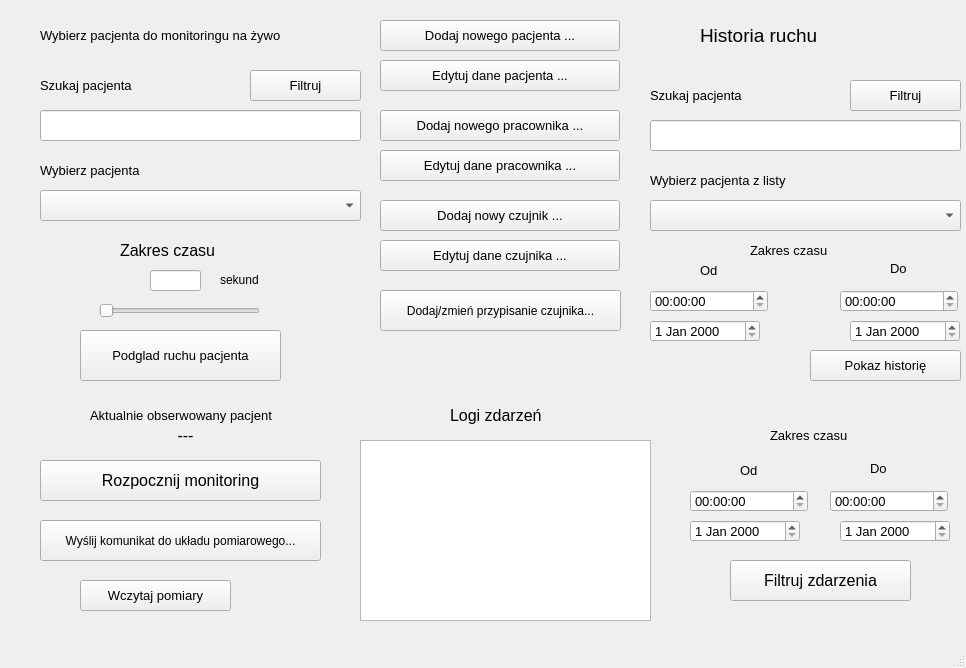
<?xml version="1.0" encoding="UTF-8"?>
<ui version="4.0">
 <class>MainWindow</class>
 <widget class="QMainWindow" name="MainWindow">
  <property name="geometry">
   <rect>
    <x>0</x>
    <y>0</y>
    <width>966</width>
    <height>668</height>
   </rect>
  </property>
  <property name="windowTitle">
   <string>MainWindow</string>
  </property>
  <widget class="QWidget" name="centralwidget">
   <widget class="QDateEdit" name="historyFromDateEdit">
    <property name="geometry">
     <rect>
      <x>650</x>
      <y>320</y>
      <width>110</width>
      <height>22</height>
     </rect>
    </property>
    <property name="font">
     <font>
      <pointsize>10</pointsize>
     </font>
    </property>
   </widget>
   <widget class="QTimeEdit" name="historyFromTimeEdit">
    <property name="geometry">
     <rect>
      <x>650</x>
      <y>290</y>
      <width>118</width>
      <height>22</height>
     </rect>
    </property>
    <property name="font">
     <font>
      <pointsize>10</pointsize>
     </font>
    </property>
   </widget>
   <widget class="QTimeEdit" name="historyToTimeEdit">
    <property name="geometry">
     <rect>
      <x>840</x>
      <y>290</y>
      <width>118</width>
      <height>22</height>
     </rect>
    </property>
    <property name="font">
     <font>
      <pointsize>10</pointsize>
     </font>
    </property>
   </widget>
   <widget class="QDateEdit" name="historyToDateEdit">
    <property name="geometry">
     <rect>
      <x>850</x>
      <y>320</y>
      <width>110</width>
      <height>22</height>
     </rect>
    </property>
    <property name="font">
     <font>
      <pointsize>10</pointsize>
     </font>
    </property>
   </widget>
   <widget class="QPushButton" name="showHistoryButton">
    <property name="geometry">
     <rect>
      <x>810</x>
      <y>350</y>
      <width>151</width>
      <height>31</height>
     </rect>
    </property>
    <property name="font">
     <font>
      <pointsize>10</pointsize>
     </font>
    </property>
    <property name="text">
     <string>Pokaz historię</string>
    </property>
   </widget>
   <widget class="QPushButton" name="newPatientButton">
    <property name="geometry">
     <rect>
      <x>380</x>
      <y>20</y>
      <width>240</width>
      <height>31</height>
     </rect>
    </property>
    <property name="font">
     <font>
      <pointsize>10</pointsize>
     </font>
    </property>
    <property name="text">
     <string>Dodaj nowego pacjenta ...</string>
    </property>
   </widget>
   <widget class="QComboBox" name="patientLiveComboBox">
    <property name="geometry">
     <rect>
      <x>40</x>
      <y>190</y>
      <width>321</width>
      <height>31</height>
     </rect>
    </property>
    <property name="font">
     <font>
      <pointsize>12</pointsize>
     </font>
    </property>
   </widget>
   <widget class="QLabel" name="choosePatientLabel">
    <property name="geometry">
     <rect>
      <x>40</x>
      <y>20</y>
      <width>321</width>
      <height>31</height>
     </rect>
    </property>
    <property name="font">
     <font>
      <pointsize>10</pointsize>
     </font>
    </property>
    <property name="text">
     <string>Wybierz pacjenta do monitoringu na żywo</string>
    </property>
   </widget>
   <widget class="QLabel" name="historyLabel">
    <property name="geometry">
     <rect>
      <x>700</x>
      <y>20</y>
      <width>161</width>
      <height>31</height>
     </rect>
    </property>
    <property name="font">
     <font>
      <pointsize>14</pointsize>
     </font>
    </property>
    <property name="text">
     <string>Historia ruchu</string>
    </property>
   </widget>
   <widget class="QPushButton" name="pushButtonObserve">
    <property name="geometry">
     <rect>
      <x>80</x>
      <y>330</y>
      <width>201</width>
      <height>51</height>
     </rect>
    </property>
    <property name="font">
     <font>
      <pointsize>10</pointsize>
     </font>
    </property>
    <property name="text">
     <string>Podglad ruchu pacjenta</string>
    </property>
   </widget>
   <widget class="QPushButton" name="editPatientButton">
    <property name="geometry">
     <rect>
      <x>380</x>
      <y>60</y>
      <width>240</width>
      <height>31</height>
     </rect>
    </property>
    <property name="font">
     <font>
      <pointsize>10</pointsize>
     </font>
    </property>
    <property name="text">
     <string>Edytuj dane pacjenta ...</string>
    </property>
   </widget>
   <widget class="QPushButton" name="newUserButton">
    <property name="geometry">
     <rect>
      <x>380</x>
      <y>110</y>
      <width>240</width>
      <height>31</height>
     </rect>
    </property>
    <property name="font">
     <font>
      <pointsize>10</pointsize>
     </font>
    </property>
    <property name="text">
     <string>Dodaj nowego pracownika ...</string>
    </property>
   </widget>
   <widget class="QPushButton" name="editUserButton">
    <property name="geometry">
     <rect>
      <x>380</x>
      <y>150</y>
      <width>240</width>
      <height>31</height>
     </rect>
    </property>
    <property name="font">
     <font>
      <pointsize>10</pointsize>
     </font>
    </property>
    <property name="text">
     <string>Edytuj dane pracownika ...</string>
    </property>
   </widget>
   <widget class="QLabel" name="logsLabel">
    <property name="geometry">
     <rect>
      <x>450</x>
      <y>400</y>
      <width>121</width>
      <height>31</height>
     </rect>
    </property>
    <property name="font">
     <font>
      <pointsize>12</pointsize>
     </font>
    </property>
    <property name="text">
     <string>Logi zdarzeń</string>
    </property>
   </widget>
   <widget class="QLabel" name="label_6">
    <property name="geometry">
     <rect>
      <x>740</x>
      <y>460</y>
      <width>21</width>
      <height>20</height>
     </rect>
    </property>
    <property name="font">
     <font>
      <pointsize>10</pointsize>
     </font>
    </property>
    <property name="text">
     <string>Od</string>
    </property>
   </widget>
   <widget class="QTimeEdit" name="timeEdit_3">
    <property name="geometry">
     <rect>
      <x>830</x>
      <y>490</y>
      <width>118</width>
      <height>22</height>
     </rect>
    </property>
    <property name="font">
     <font>
      <pointsize>10</pointsize>
     </font>
    </property>
   </widget>
   <widget class="QTimeEdit" name="timeEdit_4">
    <property name="geometry">
     <rect>
      <x>690</x>
      <y>490</y>
      <width>118</width>
      <height>22</height>
     </rect>
    </property>
    <property name="font">
     <font>
      <pointsize>10</pointsize>
     </font>
    </property>
   </widget>
   <widget class="QDateEdit" name="dateEdit_3">
    <property name="geometry">
     <rect>
      <x>840</x>
      <y>520</y>
      <width>110</width>
      <height>22</height>
     </rect>
    </property>
    <property name="font">
     <font>
      <pointsize>10</pointsize>
     </font>
    </property>
   </widget>
   <widget class="QLabel" name="label_7">
    <property name="geometry">
     <rect>
      <x>870</x>
      <y>460</y>
      <width>21</width>
      <height>16</height>
     </rect>
    </property>
    <property name="font">
     <font>
      <pointsize>10</pointsize>
     </font>
    </property>
    <property name="text">
     <string>Do</string>
    </property>
   </widget>
   <widget class="QDateEdit" name="dateEdit_4">
    <property name="geometry">
     <rect>
      <x>690</x>
      <y>520</y>
      <width>110</width>
      <height>22</height>
     </rect>
    </property>
    <property name="font">
     <font>
      <pointsize>10</pointsize>
     </font>
    </property>
   </widget>
   <widget class="QPushButton" name="showEventsButton">
    <property name="geometry">
     <rect>
      <x>730</x>
      <y>560</y>
      <width>181</width>
      <height>41</height>
     </rect>
    </property>
    <property name="font">
     <font>
      <pointsize>12</pointsize>
     </font>
    </property>
    <property name="text">
     <string>Filtruj zdarzenia</string>
    </property>
   </widget>
   <widget class="QLabel" name="label_8">
    <property name="geometry">
     <rect>
      <x>770</x>
      <y>420</y>
      <width>121</width>
      <height>31</height>
     </rect>
    </property>
    <property name="font">
     <font>
      <pointsize>10</pointsize>
     </font>
    </property>
    <property name="text">
     <string>Zakres czasu</string>
    </property>
   </widget>
   <widget class="QLabel" name="label_9">
    <property name="geometry">
     <rect>
      <x>700</x>
      <y>260</y>
      <width>21</width>
      <height>20</height>
     </rect>
    </property>
    <property name="font">
     <font>
      <pointsize>10</pointsize>
     </font>
    </property>
    <property name="text">
     <string>Od</string>
    </property>
   </widget>
   <widget class="QLabel" name="label_10">
    <property name="geometry">
     <rect>
      <x>890</x>
      <y>260</y>
      <width>21</width>
      <height>16</height>
     </rect>
    </property>
    <property name="font">
     <font>
      <pointsize>10</pointsize>
     </font>
    </property>
    <property name="text">
     <string>Do</string>
    </property>
   </widget>
   <widget class="QLabel" name="label_11">
    <property name="geometry">
     <rect>
      <x>750</x>
      <y>240</y>
      <width>101</width>
      <height>21</height>
     </rect>
    </property>
    <property name="font">
     <font>
      <pointsize>10</pointsize>
     </font>
    </property>
    <property name="text">
     <string>Zakres czasu</string>
    </property>
   </widget>
   <widget class="QLabel" name="currentPersonTitleLabel">
    <property name="geometry">
     <rect>
      <x>90</x>
      <y>400</y>
      <width>251</width>
      <height>31</height>
     </rect>
    </property>
    <property name="font">
     <font>
      <pointsize>10</pointsize>
     </font>
    </property>
    <property name="text">
     <string>Aktualnie obserwowany pacjent</string>
    </property>
   </widget>
   <widget class="QPushButton" name="pushButtonInsert">
    <property name="geometry">
     <rect>
      <x>80</x>
      <y>580</y>
      <width>151</width>
      <height>31</height>
     </rect>
    </property>
    <property name="font">
     <font>
      <pointsize>10</pointsize>
     </font>
    </property>
    <property name="text">
     <string>Wczytaj pomiary</string>
    </property>
   </widget>
   <widget class="QPushButton" name="assignSensorPushButton">
    <property name="geometry">
     <rect>
      <x>380</x>
      <y>290</y>
      <width>241</width>
      <height>41</height>
     </rect>
    </property>
    <property name="font">
     <font>
      <pointsize>9</pointsize>
     </font>
    </property>
    <property name="text">
     <string>Dodaj/zmień przypisanie czujnika...</string>
    </property>
   </widget>
   <widget class="QSlider" name="rangeSlider">
    <property name="geometry">
     <rect>
      <x>99</x>
      <y>300</y>
      <width>161</width>
      <height>21</height>
     </rect>
    </property>
    <property name="orientation">
     <enum>Qt::Horizontal</enum>
    </property>
   </widget>
   <widget class="QLabel" name="timeRangeLabel">
    <property name="geometry">
     <rect>
      <x>120</x>
      <y>240</y>
      <width>121</width>
      <height>21</height>
     </rect>
    </property>
    <property name="font">
     <font>
      <pointsize>12</pointsize>
     </font>
    </property>
    <property name="text">
     <string>Zakres czasu</string>
    </property>
   </widget>
   <widget class="QLineEdit" name="sliderValueLineEdit">
    <property name="geometry">
     <rect>
      <x>150</x>
      <y>270</y>
      <width>51</width>
      <height>21</height>
     </rect>
    </property>
   </widget>
   <widget class="QLabel" name="sliderSecondsUnitLabel">
    <property name="geometry">
     <rect>
      <x>220</x>
      <y>270</y>
      <width>61</width>
      <height>20</height>
     </rect>
    </property>
    <property name="text">
     <string>sekund</string>
    </property>
   </widget>
   <widget class="QComboBox" name="patientHistoryComboBox">
    <property name="geometry">
     <rect>
      <x>650</x>
      <y>200</y>
      <width>311</width>
      <height>31</height>
     </rect>
    </property>
    <property name="font">
     <font>
      <pointsize>12</pointsize>
     </font>
    </property>
   </widget>
   <widget class="QLabel" name="label_2">
    <property name="geometry">
     <rect>
      <x>650</x>
      <y>80</y>
      <width>131</width>
      <height>31</height>
     </rect>
    </property>
    <property name="font">
     <font>
      <pointsize>10</pointsize>
     </font>
    </property>
    <property name="text">
     <string>Szukaj pacjenta</string>
    </property>
   </widget>
   <widget class="QPushButton" name="pushButtonFilterHistoryPatient">
    <property name="geometry">
     <rect>
      <x>850</x>
      <y>80</y>
      <width>111</width>
      <height>31</height>
     </rect>
    </property>
    <property name="font">
     <font>
      <pointsize>10</pointsize>
     </font>
    </property>
    <property name="text">
     <string>Filtruj</string>
    </property>
   </widget>
   <widget class="QLineEdit" name="filterHistoryLineEdit">
    <property name="geometry">
     <rect>
      <x>650</x>
      <y>120</y>
      <width>311</width>
      <height>31</height>
     </rect>
    </property>
   </widget>
   <widget class="QLabel" name="label_3">
    <property name="geometry">
     <rect>
      <x>650</x>
      <y>170</y>
      <width>191</width>
      <height>21</height>
     </rect>
    </property>
    <property name="font">
     <font>
      <pointsize>10</pointsize>
     </font>
    </property>
    <property name="text">
     <string>Wybierz pacjenta z listy</string>
    </property>
   </widget>
   <widget class="QLabel" name="seekPatientLabel">
    <property name="geometry">
     <rect>
      <x>40</x>
      <y>70</y>
      <width>131</width>
      <height>31</height>
     </rect>
    </property>
    <property name="font">
     <font>
      <pointsize>10</pointsize>
     </font>
    </property>
    <property name="text">
     <string>Szukaj pacjenta</string>
    </property>
   </widget>
   <widget class="QLineEdit" name="filterLiveLineEdit">
    <property name="geometry">
     <rect>
      <x>40</x>
      <y>110</y>
      <width>321</width>
      <height>31</height>
     </rect>
    </property>
   </widget>
   <widget class="QPushButton" name="pushButtonFilterLivePatient">
    <property name="geometry">
     <rect>
      <x>250</x>
      <y>70</y>
      <width>111</width>
      <height>31</height>
     </rect>
    </property>
    <property name="font">
     <font>
      <pointsize>10</pointsize>
     </font>
    </property>
    <property name="text">
     <string>Filtruj</string>
    </property>
   </widget>
   <widget class="QLabel" name="choosePatientLabel_2">
    <property name="geometry">
     <rect>
      <x>40</x>
      <y>160</y>
      <width>191</width>
      <height>21</height>
     </rect>
    </property>
    <property name="font">
     <font>
      <pointsize>10</pointsize>
     </font>
    </property>
    <property name="text">
     <string>Wybierz pacjenta</string>
    </property>
   </widget>
   <widget class="QLabel" name="currentPersonLabel">
    <property name="geometry">
     <rect>
      <x>10</x>
      <y>420</y>
      <width>351</width>
      <height>31</height>
     </rect>
    </property>
    <property name="font">
     <font>
      <pointsize>12</pointsize>
     </font>
    </property>
    <property name="text">
     <string>---</string>
    </property>
    <property name="alignment">
     <set>Qt::AlignCenter</set>
    </property>
   </widget>
   <widget class="QPushButton" name="editSensorButton">
    <property name="geometry">
     <rect>
      <x>380</x>
      <y>240</y>
      <width>240</width>
      <height>31</height>
     </rect>
    </property>
    <property name="font">
     <font>
      <pointsize>10</pointsize>
     </font>
    </property>
    <property name="text">
     <string>Edytuj dane czujnika ...</string>
    </property>
   </widget>
   <widget class="QPushButton" name="newSensorButton">
    <property name="geometry">
     <rect>
      <x>380</x>
      <y>200</y>
      <width>240</width>
      <height>31</height>
     </rect>
    </property>
    <property name="font">
     <font>
      <pointsize>10</pointsize>
     </font>
    </property>
    <property name="text">
     <string>Dodaj nowy czujnik ...</string>
    </property>
   </widget>
   <widget class="QPushButton" name="pushButtonBegin">
    <property name="geometry">
     <rect>
      <x>40</x>
      <y>460</y>
      <width>281</width>
      <height>41</height>
     </rect>
    </property>
    <property name="font">
     <font>
      <pointsize>12</pointsize>
     </font>
    </property>
    <property name="text">
     <string>Rozpocznij monitoring</string>
    </property>
   </widget>
   <widget class="QPushButton" name="sendMsgPushButton">
    <property name="geometry">
     <rect>
      <x>40</x>
      <y>520</y>
      <width>281</width>
      <height>41</height>
     </rect>
    </property>
    <property name="text">
     <string>Wyślij komunikat do układu pomiarowego...</string>
    </property>
   </widget>
   <widget class="QListWidget" name="eventList">
    <property name="geometry">
     <rect>
      <x>360</x>
      <y>440</y>
      <width>291</width>
      <height>181</height>
     </rect>
    </property>
   </widget>
  </widget>
  <widget class="QMenuBar" name="menubar">
   <property name="geometry">
    <rect>
     <x>0</x>
     <y>0</y>
     <width>966</width>
     <height>21</height>
    </rect>
   </property>
  </widget>
  <widget class="QStatusBar" name="statusbar"/>
 </widget>
 <resources/>
 <connections/>
</ui>
